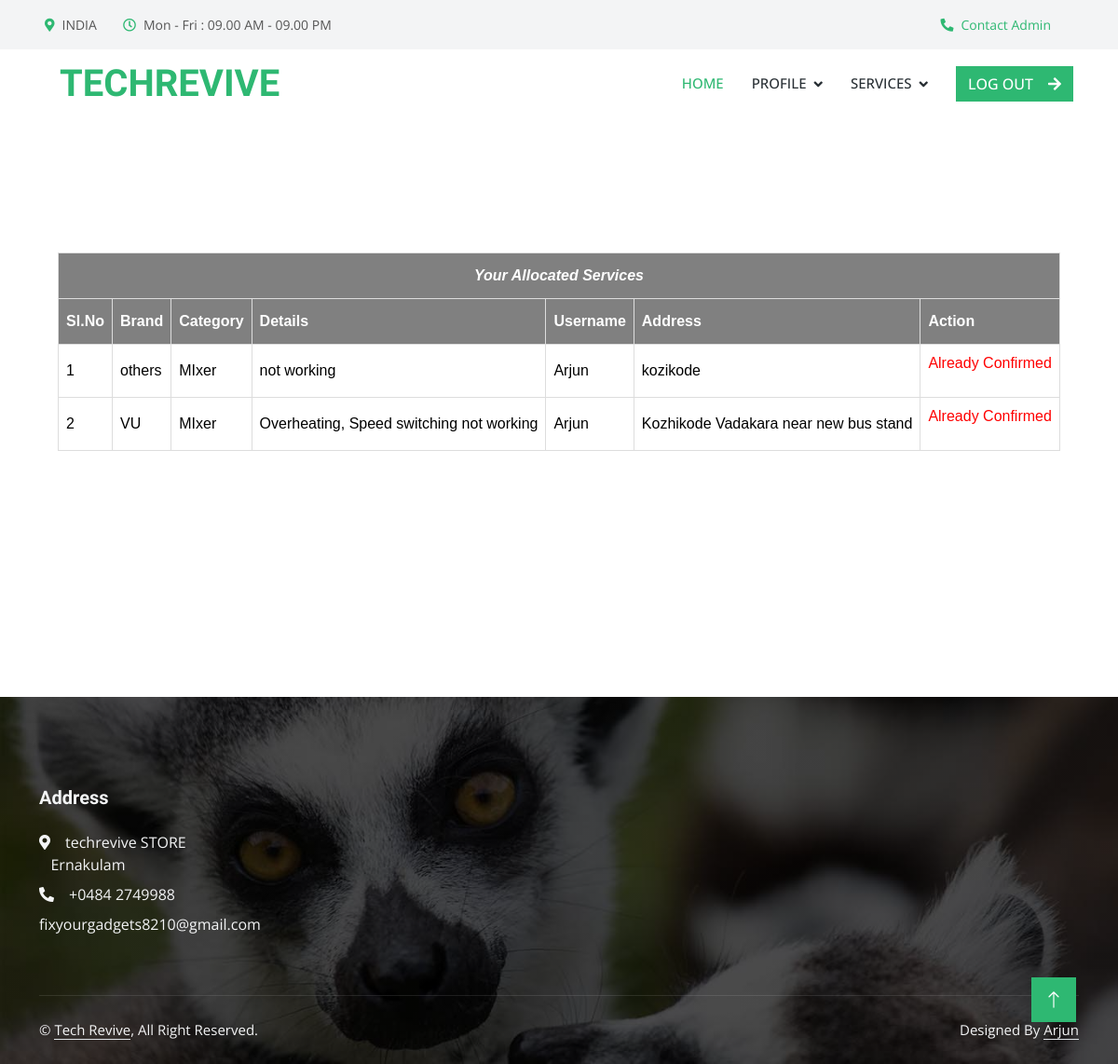
Before: /Technician/Myassignedservice/ (signed in) with the older database file.
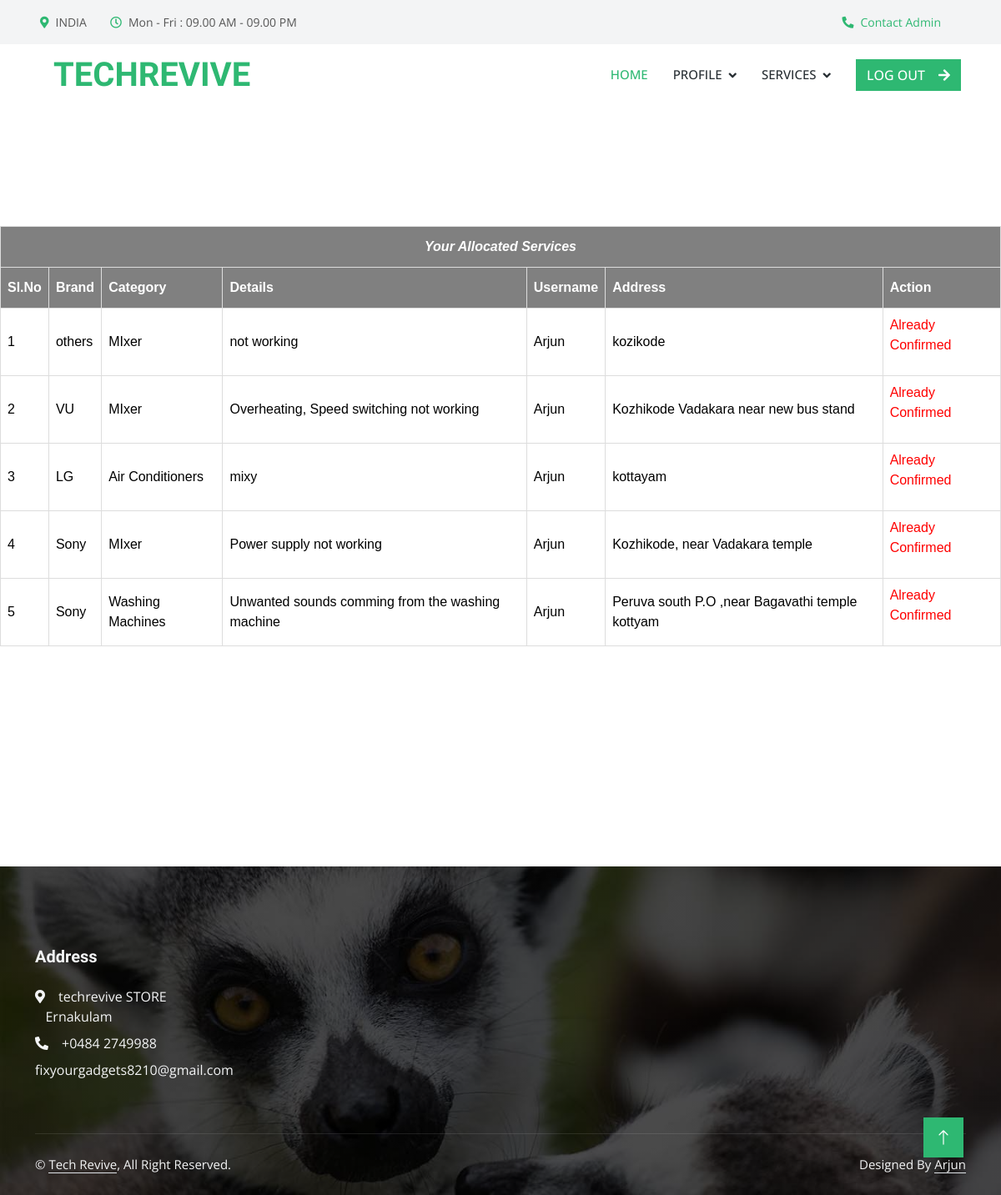
After: the same page with the newer database file.
### Admin/models.py (models this page shows, shortened)
class Assignservicebook(models.Model):
    asb_status=models.IntegerField(default=0)
    technician=models.ForeignKey(Technician,on_delete=models.SET_NULL,null=True)
    servicebooking=models.ForeignKey('User.Servicebook',on_delete=models.SET_NULL,null=True)

class Brand(models.Model):
    brand_name=models.CharField(max_length=50)

class Category(models.Model):
    category_name=models.CharField(max_length=50)

### User/models.py (models this page shows)
class Servicebook(models.Model):
    Servicebook_details=models.CharField(max_length=100)
    Servicebook_address=models.CharField(max_length=100)
    Servicebook_date=models.DateField(auto_now_add=True)
    Servicebook_status=models.IntegerField(default=0)
    payment_status=models.IntegerField(default=0)
    category=models.ForeignKey('Admin.Category',on_delete=models.SET_NULL,null=True)
    brand=models.ForeignKey('Admin.Brand',on_delete=models.SET_NULL,null=True)
    user=models.ForeignKey(User,on_delete=models.SET_NULL,null=True)

### Guest/models.py (models this page shows)
class User(models.Model):
    user_name=models.CharField(max_length=50)
    user_gender=models.CharField(max_length=50)
    user_contact=models.CharField(max_length=50)
    user_email=models.CharField(max_length=50)
    user_photo=models.FileField(upload_to='UserDocs/')
    user_proof=models.FileField(upload_to='UserDocs/')
    user_password=models.CharField(max_length=50)
    user_address=models.CharField(max_length=100)
    place=models.ForeignKey('Admin.Place',on_delete=models.CASCADE)

### Technician/views.py (the view)
# urls.py: path('Myassignedservice/', views.TechnicianAssignedService,name="Myassignedservice"),
def TechnicianAssignedService(request):
    if 'tid' in request.session:
        serv=Assignservicebook.objects.filter(technician=request.session["tid"])
        return render(request,"Technician/ViewAllocatedServices.html",{'res':serv})
    else:
        return redirect('guest:Home')

### Technician/Templates/Technician/ViewAllocatedServices.html (shortened to what this page needs)
{% extends 'Technician/Head.html' %}
{% load static %}
{% block content %}
<!DOCTYPE html>
<html lang="en">
<head>
</head>
<body>
    <div id="tab">
        <br>
        <br>
        <br>
        <br>
        <br>
        <br>
    <table border="1" align="center">
        <tr>
            <th colspan="8"><center><i>Your Allocated Services</i></center></th>
            </tr>
        <tr>
            <th>Sl.No</th>
            <th>Brand</th>
            <th>Category</th>
            <th>Details</th>
            <th>Username</th>
            <th>Address</th>
            <th colspan="4">Action</th>
        </tr>
       {% for i in res %}
        <tr>
            <td>{{forloop.counter}}</td>
            <td>{{i.servicebooking.brand.brand_name}}</td>
            <td>{{i.servicebooking.category.category_name}}</td>
            <td>{{i.servicebooking.Servicebook_details}}</td>
            <td>{{i.servicebooking.user.user_name}}</td>
            <td>{{i.servicebooking.Servicebook_address}}</td>
            <td>
                {% if i.asb_status == 1 %}
                <a href="{% url 'technician:confservice' i.id %}">Confirm Service</a>
                <td><a href="{% url 'technician:delservice' i.id %}">Reject Service</a></td>
                {% else %}
                <p><font color="red">Already Confirmed</font></p>
                {% endif %}
            </td>
        </tr>
        {% endfor %}
    </table>
</div>
<br>
<br>
<br>
<br>
<br>
<br>
<br>
<br>
<br>
</body>
</html>
{% endblock content %}

### Technician/Templates/Technician/Head.html (shortened to what this page needs)
{% load static %}
<!DOCTYPE html>
<html lang="en">
  <head>
    <link
      href="https://cdnjs.cloudflare.com/ajax/libs/font-awesome/5.10.0/css/all.min.css"
      rel="stylesheet"
    />
    <link
      href="https://cdn.jsdelivr.net/npm/bootstrap-icons@1.4.1/font/bootstrap-icons.css"
      rel="stylesheet"
    />
    <link href="{% static 'Technician/lib/animate/animate.min.css' %}"  rel="stylesheet" />
    <link href="{% static 'Technician/lib/lightbox/css/lightbox.min.css' %}"  rel="stylesheet" />
    <link href="{% static 'Technician/lib/owlcarousel/assets/owl.carousel.min.css' %}"  rel="stylesheet" />
    <link href="{% static 'Technician/css/bootstrap.min.css' %}" rel="stylesheet" />
    <link href="{% static 'Technician/css/style.css' %}" rel="stylesheet" />
    <link href="{% static 'form.css' %}" rel="stylesheet" />
  </head>
  <body>
    <div class="container-fluid bg-light p-0 wow fadeIn" data-wow-delay="0.1s">
      <div class="row gx-0 d-none d-lg-flex">
        <div class="col-lg-7 px-5 text-start">
          <div class="h-100 d-inline-flex align-items-center py-3 me-4">
            <small class="fa fa-map-marker-alt text-primary me-2"></small>
            <small>INDIA</small>
          </div>
          <div class="h-100 d-inline-flex align-items-center py-3">
            <small class="far fa-clock text-primary me-2"></small>
            <small>Mon - Fri : 09.00 AM - 09.00 PM</small>
          </div>
        </div>
        <div class="col-lg-5 px-5 text-end">
          <div class="h-100 d-inline-flex align-items-center py-3 me-4">
            <small class="fa fa-phone-alt text-primary me-2"></small>
            <small><a href="mailto:fixyourgadgets8210@gmail.com">Contact Admin</a></small>
          </div>
        </div>
      </div>
    </div>
    <nav
      class="navbar navbar-expand-lg bg-white navbar-light sticky-top py-lg-0 px-4 px-lg-5 wow fadeIn"
      data-wow-delay="0.1s"
    >
      <a href="index.html" class="navbar-brand p-0">
        <h1 class="m-0 text-primary">TECHREVIVE</h1>
      </a>
      <div class="collapse navbar-collapse py-4 py-lg-0" id="navbarCollapse">
        <div class="navbar-nav ms-auto">
          <a href="{%url 'technician:technicianhome' %}" class="nav-item nav-link active">Home</a>
          <div class="nav-item dropdown">
            <a
              href="#"
              class="nav-link dropdown-toggle"
              data-bs-toggle="dropdown"
              >PROFILE</a
            >
          </div>
          <div class="nav-item dropdown">
            <a
              href="#"
              class="nav-link dropdown-toggle"
              data-bs-toggle="dropdown"
              >SERVICES</a
            >
          </div>
        </div>
        <a href="{%url 'technician:logout' %}"  class="btn btn-primary"
          >LOG OUT<i class="fa fa-arrow-right ms-3"></i
        ></a>
      </div>
    </nav>
    {% block content %}
    {% endblock content %}
    <div
      class="container-fluid footer bg-dark text-light footer mt-5 pt-5 wow fadeIn"
      data-wow-delay="0.1s"
    >
      <div class="container py-5">
        <div class="row g-5">
          <div class="col-lg-3 col-md-6">
            <h5 class="text-light mb-4">Address</h5>
            <p class="mb-2">
              <i class="fa fa-map-marker-alt me-3"></i>techrevive STORE &nbsp;&nbsp;&nbsp; &nbsp;&nbsp;&nbsp; &nbsp;&nbsp;&nbsp;Ernakulam
            </p>
            <p class="mb-2">
              <i class="fa fa-phone-alt me-3"></i>+0484 2749988
            </p>
            <p class="mb-2">
              fixyourgadgets8210@gmail.com
            </p>
            <div class="d-flex pt-2">
            </div>
          </div>
        </div>
      </div>
      <div class="container">
        <div class="copyright">
          <div class="row">
            <div class="col-md-6 text-center text-md-start mb-3 mb-md-0">
              &copy; <a class="border-bottom" href="#">Tech Revive</a>, All
              Right Reserved.
            </div>
            <div class="col-md-6 text-center text-md-end">
              Designed By
              <a class="border-bottom" href="#"
                >Arjun</a
              >
              <br />
            </div>
          </div>
        </div>
      </div>
    </div>
    <a href="#" class="btn btn-lg btn-primary btn-lg-square back-to-top"
      ><i class="bi bi-arrow-up"></i
    ></a>
  </body>
</html>

### Guest/static/Technician/css/style.css (style rules this page uses)
:root { --primary: #2EB872; --light: #F3F4F5; --dark: #282F34; }
.back-to-top { position: fixed; display: none; right: 45px; bottom: 45px; z-index: 99; }
.btn { font-weight: 500; transition: .5s; }
.btn.btn-primary, .btn.btn-secondary { color: #FFFFFF; }
.btn-lg-square { width: 48px; height: 48px; }
.btn-square, .btn-sm-square, .btn-lg-square { padding: 0; display: flex; align-items: center; justify-content: center; font-weight: normal; }
.navbar.sticky-top { top: -100px; transition: .5s; }
.navbar .navbar-brand { display: flex; align-items: center; }
.navbar .dropdown-toggle::after { border: none; content: "\f107"; font-family: "Font Awesome 5 Free"; font-weight: 900; vertical-align: middle; margin-left: 8px; }
.navbar .navbar-nav .nav-link { margin-right: 30px; padding: 25px 0; color: #FFFFFF; font-size: 15px; font-weight: 500; text-transform: uppercase; outline: none; }
.navbar .navbar-nav .nav-link:hover, .navbar .navbar-nav .nav-link.active { color: var(--primary); }
.navbar .navbar-nav .nav-link { color: var(--dark); font-weight: 500; }
.footer { background: linear-gradient(rgba(0, 0, 0, .7), rgba(0, 0, 0, .7)), url(../img/bg-2.jpg) center center no-repeat; background-size: cover; }
.footer .copyright { padding: 25px 0; font-size: 15px; border-top: 1px solid rgba(256, 256, 256, .1); }
.footer .copyright a { color: var(--light); }

### Guest/static/form.css (style rules this page uses)
#tab { font-family: "Trebuchet MS", Arial, Helvetica, sans-serif; border-collapse: collapse; width: 100%; }
#tab td, #tab th { border: 1px solid #ddd; padding: 8px; color: black; }
#tab th { padding-top: 12px; padding-bottom: 12px; text-align: left; background-color: gray; color: white; }

Changed rows visible on the page:
added Assignservicebook: servicebooking.brand.brand_name "LG", servicebooking.category.category_name "Air Conditioners", servicebooking.Servicebook_details "mixy", servicebooking.user.user_name "Arjun", servicebooking.Servicebook_address "kottayam", asb_status "Already Confirmed"
added Assignservicebook: servicebooking.brand.brand_name "Sony", servicebooking.category.category_name "MIxer", servicebooking.Servicebook_details "Power supply not working", servicebooking.user.user_name "Arjun", servicebooking.Servicebook_address "Kozhikode, near Vadakara temple", asb_status "Already Confirmed"
added Assignservicebook: servicebooking.brand.brand_name "Sony", servicebooking.category.category_name "Washing Machines", servicebooking.Servicebook_details "Unwanted sounds comming from the washing machine", servicebooking.user.user_name "Arjun", servicebooking.Servicebook_address "Peruva south P.O ,near Bagavathi temple kottyam", asb_status "Already Confirmed"
